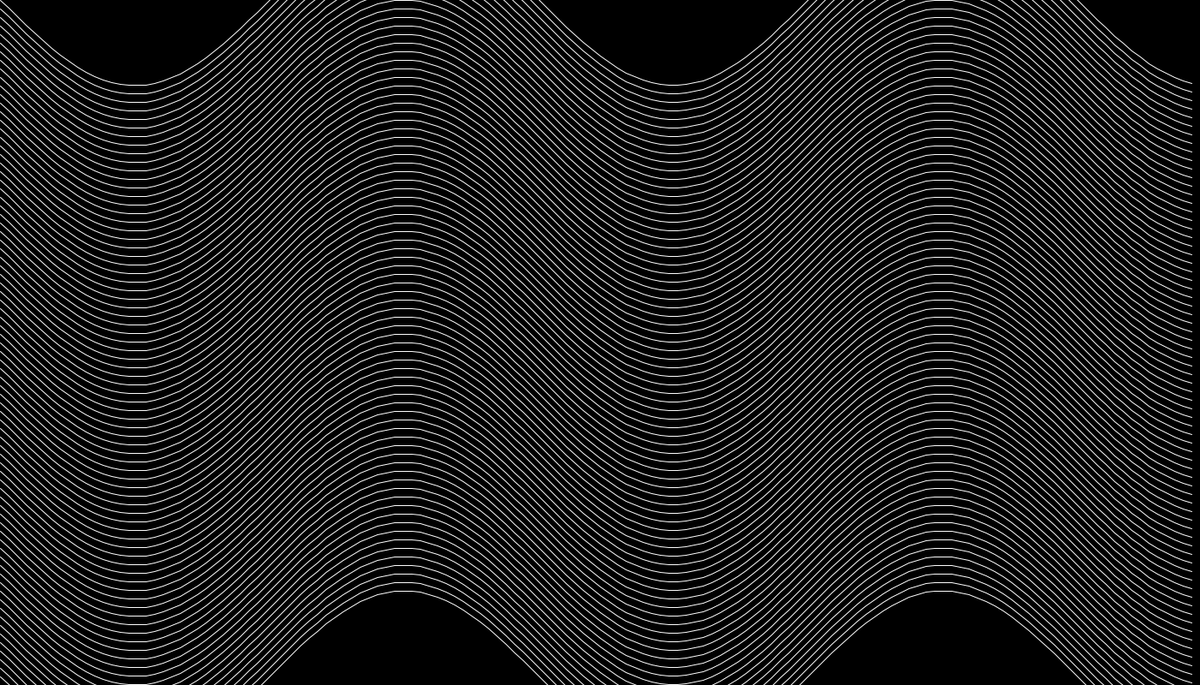
Frame 1 (no input)
Frame 60 (the mouse pressed at the canvas centre just before this capture): identical to frame 1, image omitted
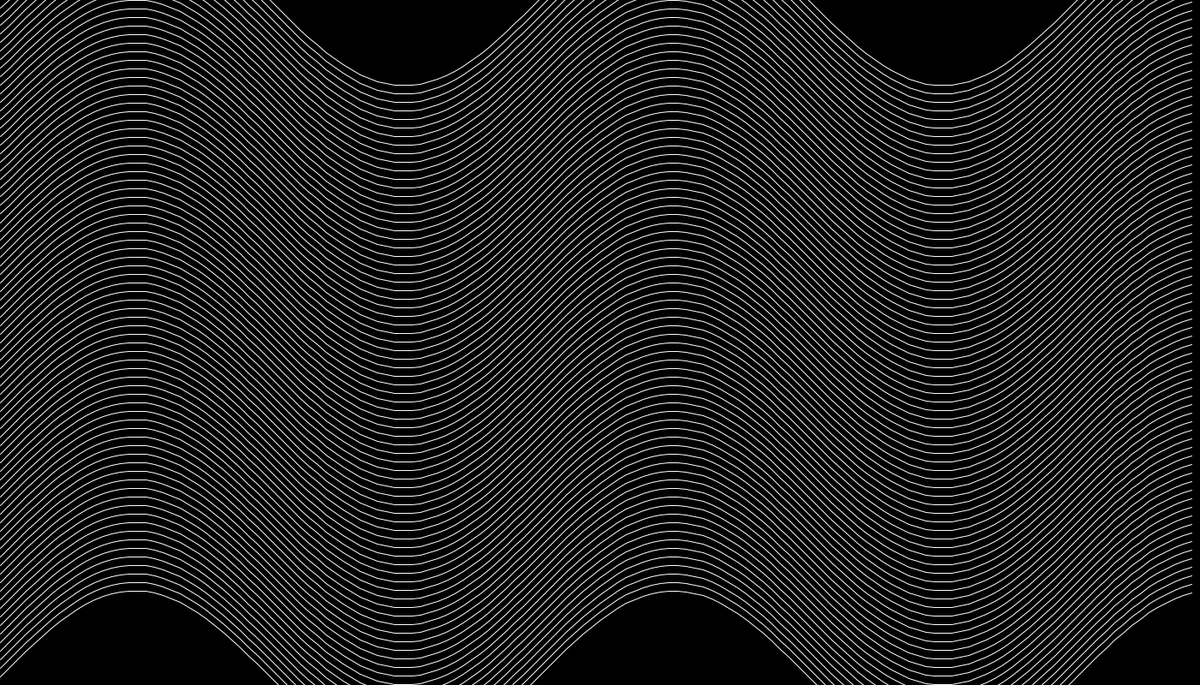
Frame 120 (the mouse held since frame 60 and released just before this capture)

The Processing sketch that drew these frames (run headless with seeded random() and noise(); from frame 60 on, the mouse is pressed at the canvas centre):

// Processing sketch: sketch_21
// ── sketch_21.pde
int cols, rows;
float scl = 10;
float w = 1400;
float h = 800;

float[][] terrain;

void setup() {
  size(1400, 800);
  cols = floor(w / scl);
  rows = floor(h / scl);
  terrain = new float[cols][rows];
}

void draw() {
  background(0);
  stroke(255);
  noFill();

  float angle = map(mouseX, 0, width, 0, TWO_PI);
  
  // Generate terrain based on sine wave and mouse interaction
  for (int y = 0; y < rows; y++) {
    beginShape();
    for (int x = 0; x < cols; x++) {
      float xPos = x * scl;
      float yPos = y * scl;
      
      // Using sine wave for smooth flowing motion
      terrain[x][y] = sin(angle + x * 0.1) * 100;
      
      vertex(xPos, yPos + terrain[x][y]);
    }
    endShape();
  }
}
